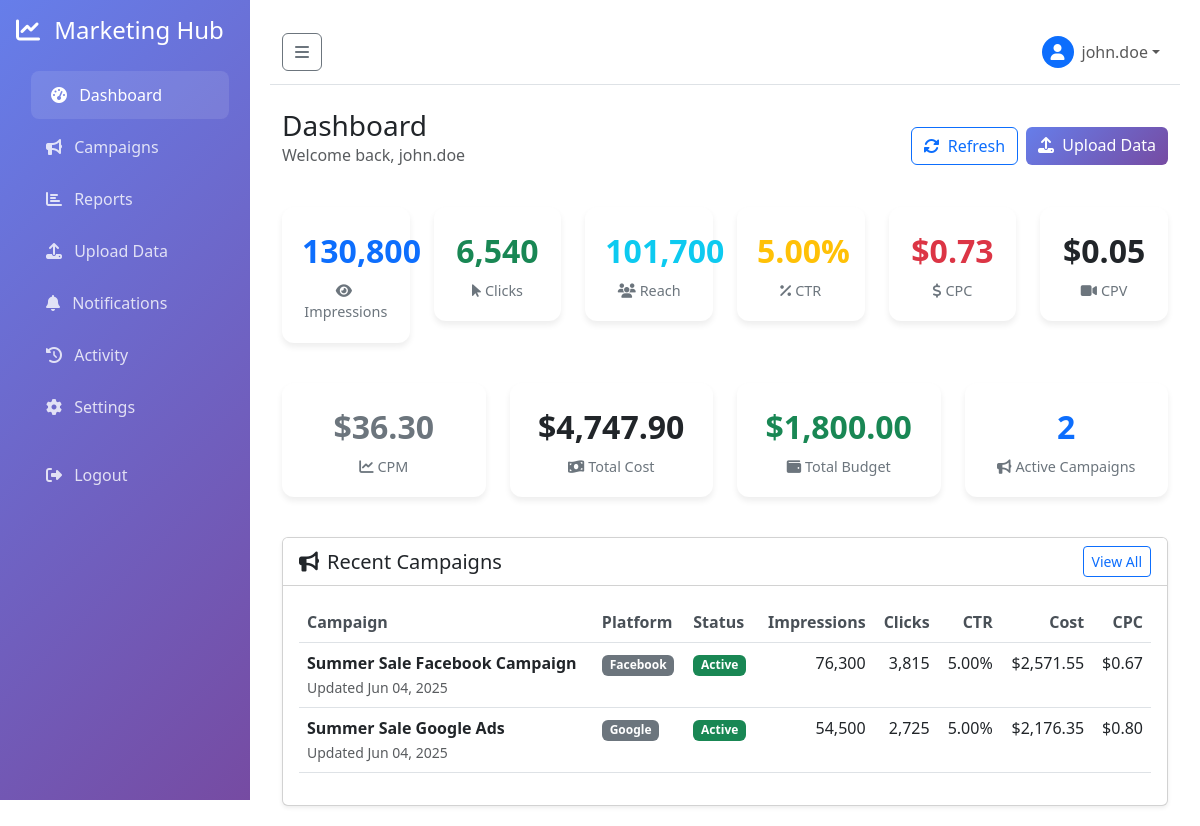
Page / (signed in) on the earlier database version.
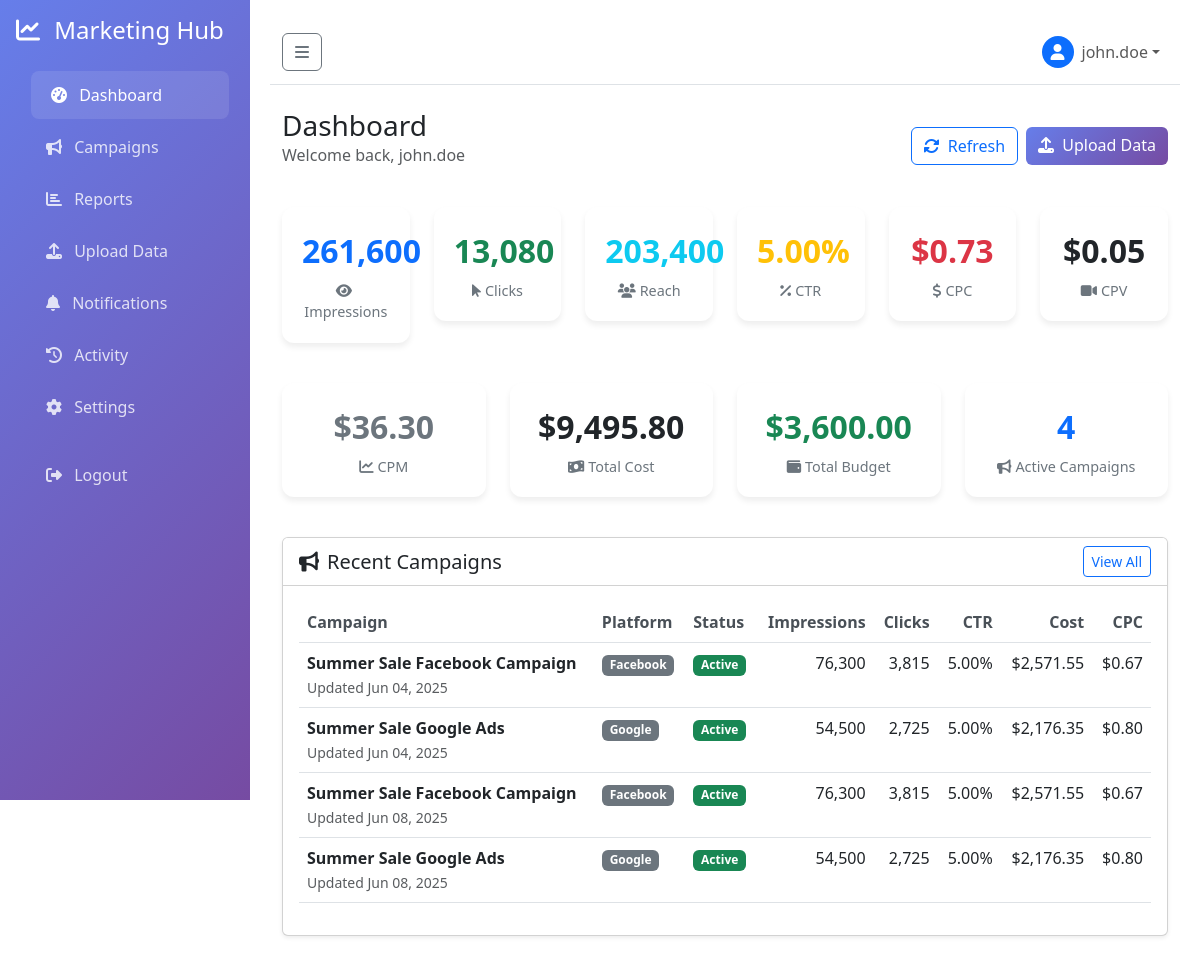
Same page on the later database version.
### models.py (models this page shows, shortened)
class User(UserMixin, db.Model):
    __tablename__ = 'users'
    id = db.Column(db.Integer, primary_key=True)
    username = db.Column(db.String(80), unique=True, nullable=False)
    email = db.Column(db.String(120), unique=True, nullable=False)
    password_hash = db.Column(db.String(256), nullable=False)
    first_name = db.Column(db.String(50), nullable=True)
    last_name = db.Column(db.String(50), nullable=True)
    company_name = db.Column(db.String(100), nullable=True)
    created_at = db.Column(db.DateTime, default=datetime.utcnow)
    campaigns = db.relationship('Campaign', backref='client', lazy=True)
    def get_full_name(self):
        if self.first_name and self.last_name:
            return f"{self.first_name} {self.last_name}"
        return self.username

class Campaign(db.Model):
    __tablename__ = 'campaigns'
    id = db.Column(db.Integer, primary_key=True)
    name = db.Column(db.String(200), nullable=False)
    platform = db.Column(db.String(50), nullable=False)  # Facebook, Google, ShareIT
    status = db.Column(db.String(50), default='Pending')  # Pending, In-Progress, Completed
    budget = db.Column(db.Float, default=0.0)
    spent = db.Column(db.Float, default=0.0)
    impressions = db.Column(db.Integer, default=0)
    clicks = db.Column(db.Integer, default=0)
    reach = db.Column(db.Integer, default=0)
    ctr = db.Column(db.Float, default=0.0)  # Click-through rate
    cpm = db.Column(db.Float, default=0.0)  # Cost per mille
    cpc = db.Column(db.Float, default=0.0)  # Cost per click
    cpv = db.Column(db.Float, default=0.0)  # Cost per view
    cpa = db.Column(db.Float, default=0.0)  # Cost per acquisition
    created_at = db.Column(db.DateTime, default=datetime.utcnow)
    updated_at = db.Column(db.DateTime, default=datetime.utcnow, onupdate=datetime.utcnow)
    user_id = db.Column(db.Integer, db.ForeignKey('users.id'), nullable=False)

### routes.py (the view, shortened to what this page needs)
@app.route('/')
@login_required
def dashboard():
    current_user.last_login = datetime.utcnow()
    db.session.commit()
    campaigns = Campaign.query.filter_by(user_id=current_user.id).all()
    total_impressions = sum(c.impressions for c in campaigns)
    total_clicks = sum(c.clicks for c in campaigns)
    total_reach = sum(c.reach for c in campaigns)
    total_budget = sum(c.budget for c in campaigns)
    total_spent = sum(c.spent for c in campaigns)
    ctr = (total_clicks / total_impressions * 100) if total_impressions > 0 else 0
    cpc = (total_spent / total_clicks) if total_clicks > 0 else 0
    cpm = (total_spent / total_impressions * 1000) if total_impressions > 0 else 0
    cpv = (total_spent / total_reach) if total_reach > 0 else 0
    cpa = cpc  # Using CPC as CPA proxy
    end_date = datetime.now().date()
    start_date = end_date - timedelta(days=30)
    daily_data = db.session.query(CampaignData).join(Campaign).filter(
        Campaign.user_id == current_user.id,
        CampaignData.date >= start_date,
        CampaignData.date <= end_date
    ).order_by(CampaignData.date).all()
    chart_data = {}
    dates = sorted(chart_data.keys())
    impressions_data = [chart_data[date]['impressions'] for date in dates]
    clicks_data = [chart_data[date]['clicks'] for date in dates]
    platform_stats = {}
    for campaign in campaigns:
        platform = campaign.platform
        if platform not in platform_stats:
            platform_stats[platform] = {
                'campaigns': 0,
                'budget': 0,
                'spent': 0,
                'impressions': 0,
                'clicks': 0
            }
        platform_stats[platform]['campaigns'] += 1
        platform_stats[platform]['budget'] += campaign.budget
        platform_stats[platform]['spent'] += campaign.spent
        platform_stats[platform]['impressions'] += campaign.impressions
        platform_stats[platform]['clicks'] += campaign.clicks
    log_activity('dashboard_view', 'Viewed dashboard')
    return render_template('dashboard/index.html',
                         campaigns=campaigns,
                         total_impressions=total_impressions,
                         total_clicks=total_clicks,
                         total_reach=total_reach,
                         total_budget=total_budget,
                         total_spent=total_spent,
                         ctr=round(ctr, 2),
                         cpc=round(cpc, 2),
                         cpm=round(cpm, 2),
                         cpa=round(cpa, 2),
                         cpv=round(cpv, 2),
                         chart_data=json.dumps(chart_data),
                         platform_data=platform_stats)

### templates/dashboard/index.html (shortened to what this page needs)
{% extends "base.html" %}
{% block content %}
<div class="container-fluid">
    <div class="d-flex justify-content-between align-items-center mb-4">
        <div>
            <h1 class="h3 mb-0">Dashboard</h1>
            <p class="text-muted">Welcome back, {{ current_user.get_full_name() }}</p>
        </div>
        <div class="d-flex gap-2">
            <button class="btn btn-outline-primary" onclick="refreshData()">
                <i class="fas fa-sync-alt me-1"></i> Refresh
            </button>
            <a href="{{ url_for('upload_csv') }}" class="btn btn-primary">
                <i class="fas fa-upload me-1"></i> Upload Data
            </a>
        </div>
    </div>
    <div class="row mb-4">
        <div class="col-xl-2 col-lg-3 col-md-4 col-sm-6 mb-3">
            <div class="metric-card text-center">
                <div class="metric-value text-primary">{{ "{:,}".format(total_impressions) }}</div>
                <div class="metric-label">
                    <i class="fas fa-eye me-1"></i>Impressions
                </div>
            </div>
        </div>
        <div class="col-xl-2 col-lg-3 col-md-4 col-sm-6 mb-3">
            <div class="metric-card text-center">
                <div class="metric-value text-success">{{ "{:,}".format(total_clicks) }}</div>
                <div class="metric-label">
                    <i class="fas fa-mouse-pointer me-1"></i>Clicks
                </div>
            </div>
        </div>
        <div class="col-xl-2 col-lg-3 col-md-4 col-sm-6 mb-3">
            <div class="metric-card text-center">
                <div class="metric-value text-info">{{ "{:,}".format(total_reach) }}</div>
                <div class="metric-label">
                    <i class="fas fa-users me-1"></i>Reach
                </div>
            </div>
        </div>
        <div class="col-xl-2 col-lg-3 col-md-4 col-sm-6 mb-3">
            <div class="metric-card text-center">
                <div class="metric-value text-warning">{{ "%.2f"|format(ctr) }}%</div>
                <div class="metric-label">
                    <i class="fas fa-percentage me-1"></i>CTR
                </div>
            </div>
        </div>
        <div class="col-xl-2 col-lg-3 col-md-4 col-sm-6 mb-3">
            <div class="metric-card text-center">
                <div class="metric-value text-danger">${{ "%.2f"|format(cpc) }}</div>
                <div class="metric-label">
                    <i class="fas fa-dollar-sign me-1"></i>CPC
                </div>
            </div>
        </div>
        <div class="col-xl-2 col-lg-3 col-md-4 col-sm-6 mb-3">
            <div class="metric-card text-center">
                <div class="metric-value text-purple">${{ "%.2f"|format(cpv) }}</div>
                <div class="metric-label">
                    <i class="fas fa-video me-1"></i>CPV
                </div>
            </div>
        </div>
    </div>
    <div class="row mb-4">
        <div class="col-xl-3 col-lg-4 col-md-6 mb-3">
            <div class="metric-card text-center">
                <div class="metric-value text-secondary">${{ "%.2f"|format(cpm) }}</div>
                <div class="metric-label">
                    <i class="fas fa-chart-line me-1"></i>CPM
                </div>
            </div>
        </div>
        <div class="col-xl-3 col-lg-4 col-md-6 mb-3">
            <div class="metric-card text-center">
                <div class="metric-value text-dark">${{ "{:,.2f}".format(total_spent) }}</div>
                <div class="metric-label">
                    <i class="fas fa-money-bill-wave me-1"></i>Total Cost
                </div>
            </div>
        </div>
        <div class="col-xl-3 col-lg-4 col-md-6 mb-3">
            <div class="metric-card text-center">
                <div class="metric-value text-success">${{ "{:,.2f}".format(total_budget) }}</div>
                <div class="metric-label">
                    <i class="fas fa-wallet me-1"></i>Total Budget
                </div>
            </div>
        </div>
        <div class="col-xl-3 col-lg-4 col-md-6 mb-3">
            <div class="metric-card text-center">
                <div class="metric-value text-primary">{{ campaigns|length }}</div>
                <div class="metric-label">
                    <i class="fas fa-bullhorn me-1"></i>Active Campaigns
                </div>
            </div>
        </div>
    </div>
    <div class="row">
        <div class="col-12">
            <div class="card shadow-sm">
                <div class="card-header bg-white d-flex justify-content-between align-items-center">
                    <h5 class="card-title mb-0">
                        <i class="fas fa-bullhorn me-2"></i>Recent Campaigns
                    </h5>
                    <a href="{{ url_for('campaigns') }}" class="btn btn-sm btn-outline-primary">View All</a>
                </div>
                <div class="card-body">
                    {% if campaigns %}
                    <div class="table-responsive">
                        <table class="table table-hover">
                            <thead>
                                <tr>
                                    <th>Campaign</th>
                                    <th>Platform</th>
                                    <th>Status</th>
                                    <th class="text-end">Impressions</th>
                                    <th class="text-end">Clicks</th>
                                    <th class="text-end">CTR</th>
                                    <th class="text-end">Cost</th>
                                    <th class="text-end">CPC</th>
                                </tr>
                            </thead>
                            <tbody>
                                {% for campaign in campaigns[:10] %}
                                <tr>
                                    <td>
                                        <div class="fw-bold">{{ campaign.name }}</div>
                                        <small class="text-muted">Updated {{ campaign.updated_at.strftime('%b %d, %Y') }}</small>
                                    </td>
                                    <td>
                                        <span class="badge bg-secondary">{{ campaign.platform }}</span>
                                    </td>
                                    <td>
                                        <span class="badge {% if campaign.status == 'Active' %}bg-success{% elif campaign.status == 'Paused' %}bg-warning{% else %}bg-secondary{% endif %}">
                                            {{ campaign.status }}
                                        </span>
                                    </td>
                                    <td class="text-end">{{ "{:,}".format(campaign.impressions) }}</td>
                                    <td class="text-end">{{ "{:,}".format(campaign.clicks) }}</td>
                                    <td class="text-end">{{ "%.2f"|format(campaign.ctr) }}%</td>
                                    <td class="text-end">${{ "{:,.2f}".format(campaign.spent) }}</td>
                                    <td class="text-end">${{ "%.2f"|format(campaign.cpc) }}</td>
                                </tr>
                                {% endfor %}
                            </tbody>
                        </table>
                    </div>
                    {% endif %}
                </div>
            </div>
        </div>
    </div>
</div>
{% endblock %}

### templates/base.html (shortened to what this page needs)
<!DOCTYPE html>
<html lang="en">
<head>
    <link href="https://cdn.jsdelivr.net/npm/bootstrap@5.3.0/dist/css/bootstrap.min.css" rel="stylesheet">
    <link href="https://cdnjs.cloudflare.com/ajax/libs/font-awesome/6.4.0/css/all.min.css" rel="stylesheet">
</head>
<body>
    <nav class="sidebar" id="sidebar">
        <div class="p-3">
            <h4 class="text-white mb-4">
                <i class="fas fa-chart-line me-2"></i>
                <span class="sidebar-text">Marketing Hub</span>
            </h4>
            <ul class="nav flex-column">
                <li class="nav-item">
                    <a class="nav-link {% if request.endpoint == 'dashboard' %}active{% endif %}" href="{{ url_for('dashboard') }}">
                        <i class="fas fa-tachometer-alt me-2"></i>
                        <span class="sidebar-text">Dashboard</span>
                    </a>
                </li>
                <li class="nav-item">
                    <a class="nav-link {% if request.endpoint == 'campaigns' %}active{% endif %}" href="{{ url_for('campaigns') }}">
                        <i class="fas fa-bullhorn me-2"></i>
                        <span class="sidebar-text">Campaigns</span>
                    </a>
                </li>
                <li class="nav-item">
                    <a class="nav-link {% if request.endpoint == 'reports' %}active{% endif %}" href="{{ url_for('reports') }}">
                        <i class="fas fa-chart-bar me-2"></i>
                        <span class="sidebar-text">Reports</span>
                    </a>
                </li>
                <li class="nav-item">
                    <a class="nav-link {% if request.endpoint == 'upload_csv' %}active{% endif %}" href="{{ url_for('upload_csv') }}">
                        <i class="fas fa-upload me-2"></i>
                        <span class="sidebar-text">Upload Data</span>
                    </a>
                </li>
                <li class="nav-item">
                    <a class="nav-link {% if request.endpoint == 'notifications' %}active{% endif %}" href="{{ url_for('notifications') }}">
                        <i class="fas fa-bell me-2"></i>
                        <span class="sidebar-text">Notifications</span>
                    </a>
                </li>
                <li class="nav-item">
                    <a class="nav-link {% if request.endpoint == 'activity_log' %}active{% endif %}" href="{{ url_for('activity_log') }}">
                        <i class="fas fa-history me-2"></i>
                        <span class="sidebar-text">Activity</span>
                    </a>
                </li>
                <li class="nav-item">
                    <a class="nav-link {% if request.endpoint == 'account_settings' %}active{% endif %}" href="{{ url_for('account_settings') }}">
                        <i class="fas fa-cog me-2"></i>
                        <span class="sidebar-text">Settings</span>
                    </a>
                </li>
                <li class="nav-item mt-3">
                    <a class="nav-link" href="{{ url_for('auth.logout') }}">
                        <i class="fas fa-sign-out-alt me-2"></i>
                        <span class="sidebar-text">Logout</span>
                    </a>
                </li>
            </ul>
        </div>
    </nav>
    <div class="content-wrapper" id="content">
        <nav class="navbar navbar-expand-lg navbar-light bg-white border-bottom mb-4">
            <div class="container-fluid">
                <button class="btn btn-outline-secondary me-3" id="sidebarToggle" type="button">
                    <i class="fas fa-bars"></i>
                </button>
                <div class="navbar-nav ms-auto">
                    <div class="nav-item dropdown">
                        <a class="nav-link dropdown-toggle d-flex align-items-center" href="#" id="userDropdown" role="button" data-bs-toggle="dropdown">
                            <div class="bg-primary rounded-circle me-2 d-flex align-items-center justify-content-center" style="width: 32px; height: 32px;">
                                <i class="fas fa-user text-white"></i>
                            </div>
                            <span>{{ current_user.get_full_name() if current_user.is_authenticated else 'Guest' }}</span>
                        </a>
                    </div>
                </div>
            </div>
        </nav>
        {% block content %}{% endblock %}
    </div>
</body>
</html>

Differences in the rows shown:
added Campaign: name "Summer Sale Facebook Campaign", updated_at "Jun 08, 2025", platform "Facebook", status "Active", impressions "76,300", clicks "3,815", ctr "5.00", spent "2,571.55", cpc "0.67"
added Campaign: name "Summer Sale Google Ads", updated_at "Jun 08, 2025", platform "Google", status "Active", impressions "54,500", clicks "2,725", ctr "5.00", spent "2,176.35", cpc "0.80"
Other differences:
{{ "{:,}".format(total_impressions) }}: "130,800" → "261,600"
{{ "{:,}".format(total_clicks) }}: "6,540" → "13,080"
{{ "{:,}".format(total_reach) }}: "101,700" → "203,400"
{{ "{:,.2f}".format(total_spent) }}: "4,747.90" → "9,495.80"
{{ "{:,.2f}".format(total_budget) }}: "1,800.00" → "3,600.00"
{{ campaigns|length }}: "2" → "4"
